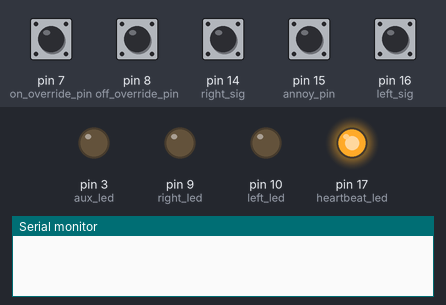
A sketch run on a simulated Arduino Uno, built with avr-gcc and run on an emulated ATmega328P. Parts: output pins drawn as LEDs (lit = HIGH), the last lines printed to the serial monitor. Dashed ring = blinking. Inputs (shaded band) come from the test bench; at power-on: pin 7 (on_override_pin), pin 8 (off_override_pin), pin 14 (right_sig), pin 15 (annoy_pin), pin 16 (left_sig) HIGH.

Above: at 1.2 s.
1.3 s: pin 7 (on_override_pin) pulled LOW for 0.15 s
At 2.7 s:
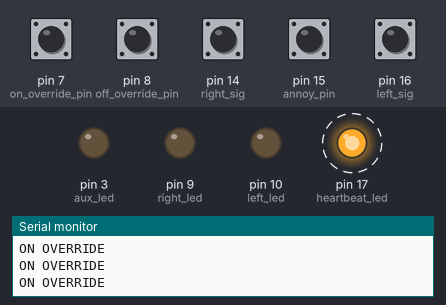
4.4 s: pin 14 (right_sig) pulled LOW for 0.15 s
At 5.7 s:
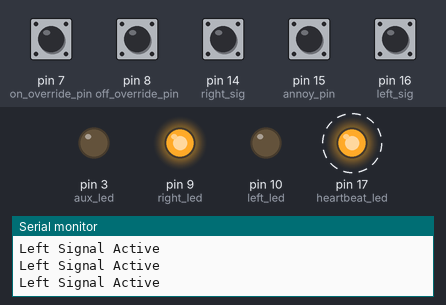
7.4 s: pin 15 (annoy_pin) pulled LOW for 0.15 s
At 8.5 s:
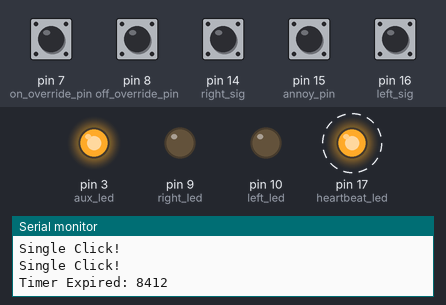
10.4 s: pin 16 (left_sig) pulled LOW for 0.15 s
At 11.7 s:
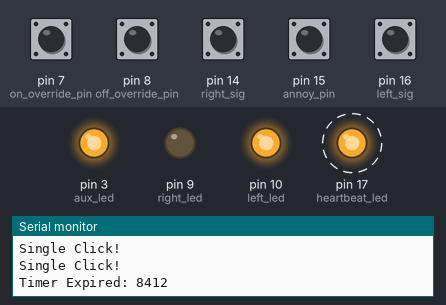
13.4 s: pin 15 (annoy_pin) pulled LOW for 1 s
At 13.81 s:
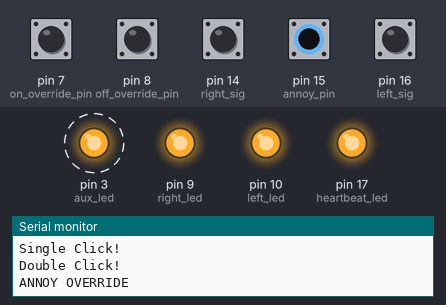
16.4 s: pin 7 (on_override_pin) pulled LOW for 1 s
At 17.2 s:
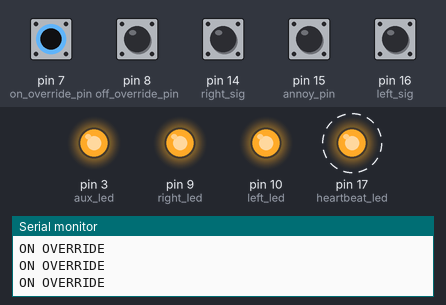
Timing chart, 0 to 20.4 s (numbered marks = the images above; inputs shaded):
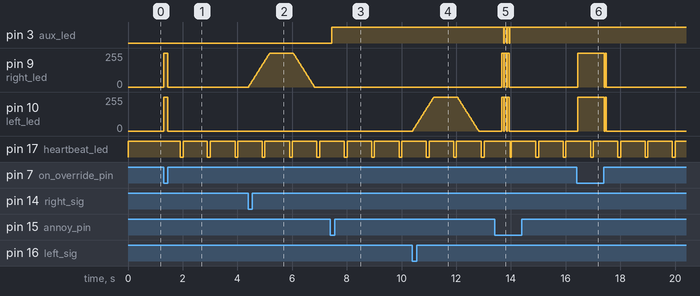

The sketch:

led_controller.ino
```cpp
//TODO
//ADD DEBOUNCE ON ANNOY PIN -- DONE
//ADD HEARTBEAT ON BUILT-IN LED (Will not work for Pro Mini) -- DONE


//PINOUT FOR PRO MINI
/*
int left_led = 10;
int left_sig = 11;
int right_led = 9;
int right_sig = 12;
int on_override_pin = 7;
int off_override_pin = 8;
int annoy_pin = 13;
int aux_led = 3;
*/

//PINOUT FOR PRO MICRO
int left_led = 10;
int left_sig = 16;
int right_led = 9;
int right_sig = 14;
int on_override_pin = 7;
int off_override_pin = 8;
int annoy_pin = 15;
int aux_led = 3;
int heartbeat_led = 17;

//FADE TUNING
int onTime = 1500;
int fadeAmount = 5;
int delayTime = 15;

//DEBOUNCE TUNING
int debounce_delay = 30;

//ANNOY FLASH SEQUENCE TUNING
int flash_count = 3;
int flash_on_time = 75;
int flash_off_time = 25;


//INITIAL STATES
bool annoy_latch = LOW;
int left_brightness = 0;
bool left_latchState = LOW;
unsigned long left_previousMillis = 0;
int right_brightness = 0;
bool right_latchState = LOW;
unsigned long right_previousMillis = 0;
int signal_state;
int readIN;
bool last_signal_state = HIGH;
bool debounce_latch_state = LOW;
int debounce_time = 0;
int last_beat = 0;
bool beat = LOW;
String current_millis = "0";
String sliced_millis = "0";

//DOUBLE-CLICK INITIAL STATES
unsigned long double_click_expires = 0;
int double_click_window = 1000;
bool double_click_state = LOW;
bool last_debounce_latch_state = LOW;


void setup() {
  Serial.begin(9600);
  pinMode(left_led, OUTPUT);
  pinMode(left_sig, INPUT);
  pinMode(right_led, OUTPUT);
  pinMode(right_sig, INPUT);
  pinMode(on_override_pin, INPUT);
  pinMode(off_override_pin, INPUT);
  pinMode(annoy_pin, INPUT);
  pinMode(aux_led, OUTPUT);
  pinMode(heartbeat_led, OUTPUT);
  digitalWrite(left_sig, HIGH);
  digitalWrite(right_sig, HIGH);
  digitalWrite(on_override_pin, HIGH);
  digitalWrite(off_override_pin, HIGH);
  digitalWrite(annoy_pin, HIGH);
}

void loop() {

  while (true){//NEEDED FOR BREAK ON OVERRIDES

    unsigned long currentMillis = millis();
    //readIN = digitalRead(annoy_pin);
    //signal_state = readIN;
    signal_state = digitalRead(annoy_pin);

    //HEARTBEAT
    current_millis = millis();
    sliced_millis = (current_millis.substring((current_millis.length()-4),current_millis.length())).substring(1,2);
    //Serial.println(sliced_millis);
    if(sliced_millis == "9"){
      digitalWrite(heartbeat_led, LOW);
    }
    else{
      digitalWrite(heartbeat_led, HIGH);
    }


    //OFF OVERRIDE
    if (digitalRead(off_override_pin) == LOW){
      digitalWrite(left_led, LOW);
      digitalWrite(right_led, LOW);
      Serial.println("OFF OVERRIDE");
      left_brightness = 0;
      right_brightness = 0;
      break;
    }


    //ON OVERRIDE
    if (digitalRead(on_override_pin) == LOW){
      digitalWrite(left_led, HIGH);
      digitalWrite(right_led, HIGH);
      Serial.println("ON OVERRIDE");
      break;
    }

    //RESET TIMERS WHEN STATE CHANGES TO LOW (BUTTON PRESSED)
    if(signal_state != last_signal_state && signal_state == LOW){
      debounce_time = millis();

      if(double_click_expires == 0){
        double_click_expires = millis() + double_click_window;
        double_click_state = LOW;
        Serial.print("Timer Started: ");
        Serial.println(millis());
      }
    }


    //ZERO DOUBLE-CLICK TIMER AFTER EXPIRES
    if(millis() > double_click_expires && double_click_expires != 0 && annoy_latch == LOW){
      //TIMER EXPIRED
      Serial.print("Timer Expired: ");
      Serial.println(double_click_expires);
      double_click_expires = 0;
    }


    //DEBOUNCE
    if(signal_state == LOW && (millis() - debounce_time) > debounce_delay){
      debounce_latch_state = HIGH;
    }
    else if (signal_state == LOW){
      debounce_latch_state = LOW;
    }

    last_signal_state = signal_state;

/*
    //ANNOY OVERRIDE -- FLASH SEQUENCE ONCE, THEN HOLD
    if (debounce_latch_state == HIGH){
      if (clicks == 0){ //Coming into Loop First Time -- Calculate Times
        timePress = millis();
        timePressLimit = timePress + clickWindow;
        clicks = 1;
      }
      else if (clicks == 1 && millis() < timePressLimit){
        Serial.println("Button Pressed twice");
        timePress = 0;
        timePressLimit = 0;
        clicks = 0;
      }

      if (clicks == 1 && timePressLimit != 0 && millis() > timePressLimit){
        Serial.println("Button Pressed Once");
        //Do Once-Press Code
        timePress = 0;
        timePressLimit = 0;
        clicks = 0;
      }

      if (annoy_latch == LOW){
        int i = 0;
        Serial.println("ANNOY OVERRIDE");
        while (i < flash_count){
          digitalWrite(left_led, HIGH);
          digitalWrite(right_led, HIGH);
          digitalWrite(aux_led, HIGH);
          delay(flash_on_time);
          digitalWrite(left_led, LOW);
          digitalWrite(right_led, LOW);
          digitalWrite(aux_led, LOW);
          delay(flash_off_time);
          i++;
          }
        digitalWrite(left_led, HIGH);
        digitalWrite(right_led, HIGH);
        digitalWrite(aux_led, HIGH);
        annoy_latch = HIGH;
        delay(500);

       }
       break;
    }
    annoy_latch = LOW;
    digitalWrite(aux_led, LOW);
*/


     //DETECT SINGLE OR DOUBLE CLICK
     if(signal_state == LOW && last_debounce_latch_state != debounce_latch_state){

        //DETECT SINGLE CLICK FIRST TIME THROUGH LOOP
        if(millis() < (double_click_expires - double_click_window + 250)){
        double_click_state = LOW;
        Serial.println("Single Click!");
        }

        //DOUBLE CLICK BEHAVIOR
        else if (millis() < double_click_expires){
          double_click_state = HIGH;
          Serial.println("Double Click!");
        }
     }

     //SINGLE CLICK BEHAVIOR
     if(debounce_latch_state == HIGH && double_click_state == LOW){
       digitalWrite(aux_led, HIGH);
     }

     //DOUBLE CLICK BEHAVIOR
     else if (debounce_latch_state == HIGH && double_click_state == HIGH){


       //BEHAVIOR COMING INTO DOUBLE CLICK
       if (annoy_latch == LOW){
         int i = 0;
         Serial.println("ANNOY OVERRIDE");
         while (i < flash_count){
           digitalWrite(left_led, HIGH);
           digitalWrite(right_led, HIGH);
           digitalWrite(aux_led, HIGH);
           delay(flash_on_time);
           digitalWrite(left_led, LOW);
           digitalWrite(right_led, LOW);
           digitalWrite(aux_led, LOW);
           delay(flash_off_time);
           i++;
           }
          digitalWrite(left_led, HIGH);
          digitalWrite(right_led, HIGH);
          digitalWrite(aux_led, HIGH);
         annoy_latch = HIGH;
         //delay(500);
       }
       //BEHAVIOR AFTER ANNOY_LATCH SWITCHED HIGH
       if (annoy_latch == HIGH){
          digitalWrite(left_led, HIGH);
          digitalWrite(right_led, HIGH);
          digitalWrite(aux_led, HIGH);
       }
     }


    // LEFT TURN SIGNAL
    //CHECK FOR LEFT TURN SIGNAL, RESET WATCHDOG
    if (digitalRead(left_sig) == LOW){
      //Serial.println("Left Signal Active");
      left_latchState = HIGH;
      left_previousMillis = currentMillis;
      }

    //IF NO SIGNAL, CHECK TIME, LATCH LOW IF WATCHDOG EXPIRED
    else{
      if (currentMillis - left_previousMillis >= onTime){
        left_latchState = LOW;
      }
    }

    //IF LATCHED ON, FADE ON TO FULL BRIGHTNESS
    if (left_latchState == HIGH){

      //Serial.print("LEFT LED ON - ");
      //Serial.println(left_brightness);
      left_brightness = left_brightness + fadeAmount;

      if (left_brightness >= 255){
        left_brightness = 255;
      }

      analogWrite(left_led, left_brightness);
    }

    //IF LATCHED OFF, FADE OFF TO ZERO BRIGHTNESS
    else if (left_latchState == LOW){

      //Serial.print("LEFT LED ON - ");
      //Serial.println(left_brightness);
      left_brightness = left_brightness - fadeAmount;

      if (left_brightness <= 0){
        left_brightness = 0;
      }

      analogWrite(left_led, left_brightness);

    }


    //RIGHT TURN SIGNAL
    //CHECK FOR RIGHT TURN SIGNAL, RESET WATCHDOG
    if (digitalRead(right_sig) == LOW){
      Serial.println("Left Signal Active");
      right_latchState = HIGH;
      right_previousMillis = currentMillis;
      }

    //IF NO SIGNAL, CHECK TIME, LATCH LOW IF WATCHDOG EXPIRED
    else{
      if (currentMillis - right_previousMillis >= onTime){
        right_latchState = LOW;
      }
    }

    //IF LATCHED ON, FADE ON TO FULL BRIGHTNESS
    if (right_latchState == HIGH){

      //Serial.println("RIGHT LED ON");
      right_brightness = right_brightness + fadeAmount;

      if (right_brightness >= 255){
        right_brightness = 255;
      }

      analogWrite(right_led, right_brightness);
    }

    //IF LATCHED OFF, FADE OFF TO ZERO BRIGHTNESS
    else if (right_latchState == LOW){

      //Serial.println("RIGHT LED OFF");
      right_brightness = right_brightness - fadeAmount;

      if (right_brightness <= 0){
        right_brightness = 0;
      }

      analogWrite(right_led, right_brightness);

    }


    delay(delayTime);


  } //END OF WHILE LOOP FOR BREAK COMMAND ON OVERRIDES
}
```

Measured:
- after the input at 1.3 s, pin 9 (right_led), pin 10 (left_led): 0/255 → 255/255 at once, → 0/255 0.15 s later
- after the input at 4.4 s, pin 9 (right_led): rises from 0/255 to 255/255 in 0.77 s, then falls to 0/255 in 1.6 s
- after the input at 7.4 s, pin 3 (aux_led): LOW → HIGH at once
- after the input at 10.4 s, pin 10 (left_led): rises from 0/255 to 255/255 in 0.77 s, then falls to 0/255 in 1.6 s
- after the input at 13.4 s, pin 3 (aux_led): alternates HIGH for 0.08 s and LOW for 0.03 s, 6 changes in all, then stays HIGH, starting after 0.34 s; pin 9 (right_led), pin 10 (left_led): 0/255 → 255/255 after 0.26 s, → 0/255 0.28 s later
- after the input at 16.4 s, pin 9 (right_led), pin 10 (left_led): 0/255 → 255/255 after 0.05 s, → 0/255 0.96 s later
- by itself, pin 17 (heartbeat_led): alternates HIGH for 0.89 s and LOW for 0.11 s
